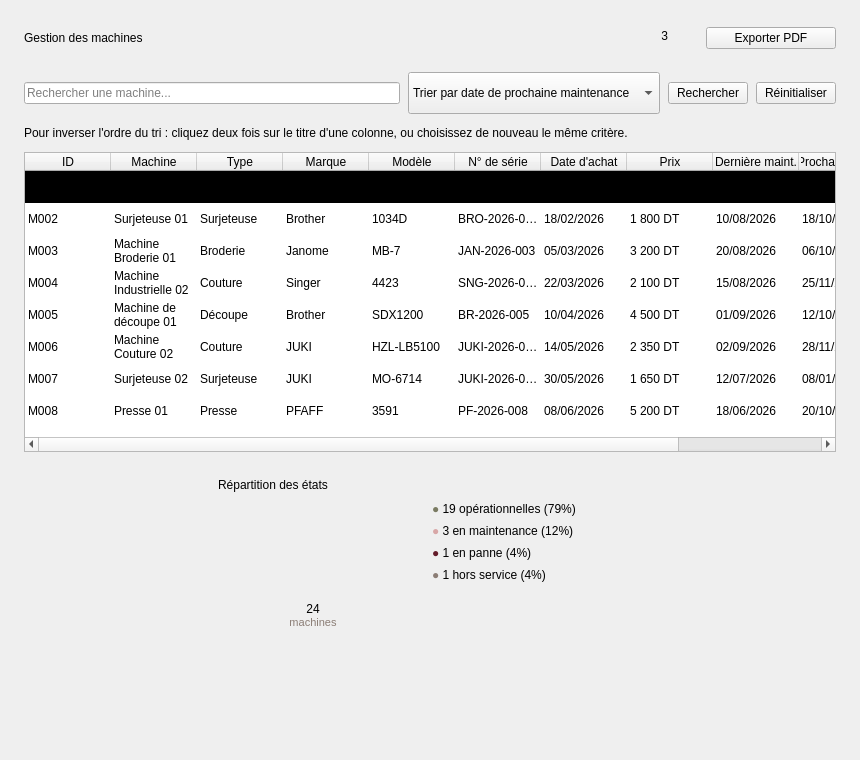
      <widget class="QWidget" name="scrollAreaWidgetContents">
       <property name="minimumSize">
        <size>
         <width>860</width>
         <height>0</height>
        </size>
       </property>
       <layout class="QVBoxLayout" name="layoutContenu">
        <property name="spacing">
         <number>12</number>
        </property>
        <property name="leftMargin">
         <number>24</number>
        </property>
        <property name="topMargin">
         <number>16</number>
        </property>
        <property name="rightMargin">
         <number>24</number>
        </property>
        <property name="bottomMargin">
         <number>16</number>
        </property>
        <item>
         <layout class="QHBoxLayout" name="layoutHeader">
          <property name="spacing">
           <number>12</number>
          </property>
          <item>
           <widget class="QLabel" name="labelTitre">
            <property name="text">
             <string>Gestion des machines</string>
            </property>
            <property name="role" stdset="0">
             <cstring>h1</cstring>
            </property>
           </widget>
          </item>
          <item>
           <spacer name="spacerHeader">
            <property name="orientation">
             <enum>Qt::Horizontal</enum>
            </property>
            <property name="sizeHint">
             <size>
              <width>40</width>
              <height>0</height>
             </size>
            </property>
            <property name="sizeType">
             <enum>QSizePolicy::Expanding</enum>
            </property>
           </spacer>
          </item>
          <item>
           <widget class="QFrame" name="frameNotif">
            <property name="minimumSize">
             <size>
              <width>44</width>
              <height>44</height>
             </size>
            </property>
            <property name="maximumSize">
             <size>
              <width>44</width>
              <height>44</height>
             </size>
            </property>
            <property name="frameShape">
             <enum>QFrame::NoFrame</enum>
            </property>
            <layout class="QGridLayout" name="gridNotif">
             <property name="leftMargin">
              <number>0</number>
             </property>
             <property name="topMargin">
              <number>0</number>
             </property>
             <property name="rightMargin">
              <number>0</number>
             </property>
             <property name="bottomMargin">
              <number>0</number>
             </property>
             <property name="spacing">
              <number>0</number>
             </property>
             <item row="0" column="0">
              <widget class="QToolButton" name="btnNotifications">
               <property name="minimumSize">
                <size>
                 <width>44</width>
                 <height>44</height>
                </size>
               </property>
               <property name="maximumSize">
                <size>
                 <width>44</width>
                 <height>44</height>
                </size>
               </property>
               <property name="cursor">
                <cursorShape>PointingHandCursor</cursorShape>
               </property>
               <property name="text">
                <string/>
               </property>
               <property name="icon">
                <iconset resource="resources.qrc">
                 <normaloff>:/images/icons/bell.png</normaloff>:/images/icons/bell.png</iconset>
               </property>
               <property name="iconSize">
                <size>
                 <width>22</width>
                 <height>22</height>
                </size>
               </property>
               <property name="autoRaise">
                <bool>true</bool>
               </property>
              </widget>
             </item>
             <item row="0" column="0">
              <widget class="QLabel" name="labelBadge">
               <property name="minimumSize">
                <size>
                 <width>18</width>
                 <height>18</height>
                </size>
               </property>
               <property name="maximumSize">
                <size>
                 <width>18</width>
                 <height>18</height>
                </size>
               </property>
               <property name="text">
                <string>3</string>
               </property>
               <property name="alignment">
                <set>Qt::AlignRight|Qt::AlignTop</set>
               </property>
               <property name="role" stdset="0">
                <cstring>badge</cstring>
               </property>
              </widget>
             </item>
            </layout>
           </widget>
          </item>
          <item>
           <widget class="QPushButton" name="btnExportPdf">
            <property name="sizePolicy">
             <sizepolicy hsizetype="Minimum" vsizetype="Fixed">
              <horstretch>0</horstretch>
              <verstretch>0</verstretch>
             </sizepolicy>
            </property>
            <property name="minimumSize">
             <size>
              <width>130</width>
              <height>0</height>
             </size>
            </property>
            <property name="cursor">
             <cursorShape>PointingHandCursor</cursorShape>
            </property>
            <property name="text">
             <string>Exporter PDF</string>
            </property>
            <property name="role" stdset="0">
             <cstring>principal</cstring>
            </property>
           </widget>
          </item>
         </layout>
        </item>
        <item>
         <layout class="QHBoxLayout" name="searchLayout">
          <property name="spacing">
           <number>8</number>
          </property>
          <property name="leftMargin">
           <number>0</number>
          </property>
          <property name="topMargin">
           <number>0</number>
          </property>
          <property name="rightMargin">
           <number>0</number>
          </property>
          <property name="bottomMargin">
           <number>0</number>
          </property>
          <item>
           <widget class="QLineEdit" name="lineEditRecherche">
            <property name="placeholderText">
             <string>Rechercher une machine...</string>
            </property>
           </widget>
          </item>
          <item>
           <widget class="QComboBox" name="comboTri">
            <property name="minimumSize">
             <size>
              <width>200</width>
              <height>42</height>
             </size>
            </property>
            <property name="cursor">
             <cursorShape>PointingHandCursor</cursorShape>
            </property>
            <item>
             <property name="text">
              <string>Trier par date de prochaine maintenance</string>
             </property>
            </item>
            <item>
             <property name="text">
              <string>Trier par identifiant (ID)</string>
             </property>
            </item>
            <item>
             <property name="text">
              <string>Trier par nom de machine</string>
             </property>
            </item>
            <item>
             <property name="text">
              <string>Trier par état</string>
             </property>
            </item>
           </widget>
          </item>
          <item>
           <widget class="QPushButton" name="btnRechercher">
            <property name="cursor">
             <cursorShape>PointingHandCursor</cursorShape>
            </property>
            <property name="text">
             <string>Rechercher</string>
            </property>
           </widget>
          </item>
          <item>
           <widget class="QPushButton" name="btnReinitialiser">
            <property name="cursor">
             <cursorShape>PointingHandCursor</cursorShape>
            </property>
            <property name="text">
             <string>Réinitialiser</string>
            </property>
           </widget>
          </item>
         </layout>
        </item>
        <item>
         <widget class="QLabel" name="labelAideTri">
          <property name="text">
           <string>Pour inverser l'ordre du tri : cliquez deux fois sur le titre d'une colonne, ou choisissez de nouveau le même critère.</string>
          </property>
         </widget>
        </item>
        <item>
         <widget class="QTableWidget" name="tableMachines">
           <property name="minimumSize">
            <size>
             <width>0</width>
             <height>300</height>
            </size>
           </property>
           <property name="maximumSize">
            <size>
             <width>16777215</width>
             <height>345</height>
            </size>
           </property>
          <property name="columnCount">
           <number>11</number>
          </property>
          <property name="rowCount">
           <number>8</number>
          </property>
          <property name="editTriggers">
           <set>QAbstractItemView::NoEditTriggers</set>
          </property>
          <property name="selectionBehavior">
           <enum>QAbstractItemView::SelectRows</enum>
          </property>
          <property name="selectionMode">
           <enum>QAbstractItemView::SingleSelection</enum>
          </property>
          <property name="showGrid">
           <bool>false</bool>
          </property>
          <property name="alternatingRowColors">
           <bool>false</bool>
          </property>
          <attribute name="verticalHeaderVisible">
           <bool>false</bool>
          </attribute>
          <attribute name="horizontalHeaderStretchLastSection">
           <bool>true</bool>
          </attribute>
          <attribute name="horizontalHeaderDefaultSectionSize">
           <number>86</number>
          </attribute>
          <attribute name="verticalHeaderDefaultSectionSize">
           <number>32</number>
          </attribute>
          <column>
           <property name="text">
            <string>ID</string>
           </property>
          </column>
          <column>
           <property name="text">
            <string>Machine</string>
           </property>
          </column>
          <column>
           <property name="text">
            <string>Type</string>
           </property>
          </column>
          <column>
           <property name="text">
            <string>Marque</string>
           </property>
          </column>
          <column>
           <property name="text">
            <string>Modèle</string>
           </property>
          </column>
          <column>
           <property name="text">
            <string>N° de série</string>
           </property>
          </column>
          <column>
           <property name="text">
            <string>Date d'achat</string>
           </property>
          </column>
          <column>
           <property name="text">
            <string>Prix</string>
           </property>
          </column>
          <column>
           <property name="text">
            <string>Dernière maint.</string>
           </property>
          </column>
          <column>
           <property name="text">
            <string>Prochaine maint.</string>
           </property>
          </column>
          <column>
           <property name="text">
            <string>État</string>
           </property>
          </column>
          <row>
           <property name="text">
            <string/>
           </property>
          </row>
          <row>
           <property name="text">
            <string/>
           </property>
          </row>
          <row>
           <property name="text">
            <string/>
           </property>
          </row>
          <row>
           <property name="text">
            <string/>
           </property>
          </row>
          <row>
           <property name="text">
            <string/>
           </property>
          </row>
          <row>
           <property name="text">
            <string/>
           </property>
          </row>
          <row>
           <property name="text">
            <string/>
           </property>
          </row>
          <row>
           <property name="text">
            <string/>
           </property>
          </row>
          <item row="0" column="0"><property name="text"><string>M001</string></property><property name="background"><brush brushstyle="SolidPattern"><color>#D8A7A7</color></brush></property></item>
          <item row="0" column="1"><property name="text"><string>Machine Couture 01</string></property><property name="background"><brush brushstyle="SolidPattern"><color>#D8A7A7</color></brush></property></item>
          <item row="0" column="2"><property name="text"><string>Couture</string></property><property name="background"><brush brushstyle="SolidPattern"><color>#D8A7A7</color></brush></property></item>
          <item row="0" column="3"><property name="text"><string>JUKI</string></property><property name="background"><brush brushstyle="SolidPattern"><color>#D8A7A7</color></brush></property></item>
          <item row="0" column="4"><property name="text"><string>DDL-8700</string></property><property name="background"><brush brushstyle="SolidPattern"><color>#D8A7A7</color></brush></property></item>
          <item row="0" column="5"><property name="text"><string>JUKI-2026-001</string></property><property name="background"><brush brushstyle="SolidPattern"><color>#D8A7A7</color></brush></property></item>
          <item row="0" column="6"><property name="text"><string>12/01/2026</string></property><property name="background"><brush brushstyle="SolidPattern"><color>#D8A7A7</color></brush></property></item>
          <item row="0" column="7"><property name="text"><string>2 500 DT</string></property><property name="background"><brush brushstyle="SolidPattern"><color>#D8A7A7</color></brush></property></item>
          <item row="0" column="8"><property name="text"><string>05/07/2026</string></property><property name="background"><brush brushstyle="SolidPattern"><color>#D8A7A7</color></brush></property></item>
          <item row="0" column="9"><property name="text"><string>12/10/2026</string></property><property name="background"><brush brushstyle="SolidPattern"><color>#D8A7A7</color></brush></property></item>
          <item row="0" column="10"><property name="text"><string>&lt;font color=&quot;#7A7B62&quot;&gt;●&lt;/font&gt; Opérationnelle</string></property><property name="background"><brush brushstyle="SolidPattern"><color>#D8A7A7</color></brush></property></item>
          <item row="1" column="0"><property name="text"><string>M002</string></property></item>
          <item row="1" column="1"><property name="text"><string>Surjeteuse 01</string></property></item>
          <item row="1" column="2"><property name="text"><string>Surjeteuse</string></property></item>
          <item row="1" column="3"><property name="text"><string>Brother</string></property></item>
          <item row="1" column="4"><property name="text"><string>1034D</string></property></item>
          <item row="1" column="5"><property name="text"><string>BRO-2026-002</string></property></item>
          <item row="1" column="6"><property name="text"><string>18/02/2026</string></property></item>
          <item row="1" column="7"><property name="text"><string>1 800 DT</string></property></item>
          <item row="1" column="8"><property name="text"><string>10/08/2026</string></property></item>
          <item row="1" column="9"><property name="text"><string>18/10/2026</string></property></item>
          <item row="1" column="10"><property name="text"><string>&lt;font color=&quot;#7A7B62&quot;&gt;●&lt;/font&gt; Opérationnelle</string></property></item>
          <item row="2" column="0"><property name="text"><string>M003</string></property></item>
          <item row="2" column="1"><property name="text"><string>Machine Broderie 01</string></property></item>
          <item row="2" column="2"><property name="text"><string>Broderie</string></property></item>
          <item row="2" column="3"><property name="text"><string>Janome</string></property></item>
          <item row="2" column="4"><property name="text"><string>MB-7</string></property></item>
          <item row="2" column="5"><property name="text"><string>JAN-2026-003</string></property></item>
          <item row="2" column="6"><property name="text"><string>05/03/2026</string></property></item>
          <item row="2" column="7"><property name="text"><string>3 200 DT</string></property></item>
          <item row="2" column="8"><property name="text"><string>20/08/2026</string></property></item>
          <item row="2" column="9"><property name="text"><string>06/10/2026</string></property></item>
          <item row="2" column="10"><property name="text"><string>&lt;font color=&quot;#8B7D75&quot;&gt;●&lt;/font&gt; Maintenance</string></property></item>
          <item row="3" column="0"><property name="text"><string>M004</string></property></item>
          <item row="3" column="1"><property name="text"><string>Machine Industrielle 02</string></property></item>
          <item row="3" column="2"><property name="text"><string>Couture</string></property></item>
          <item row="3" column="3"><property name="text"><string>Singer</string></property></item>
          <item row="3" column="4"><property name="text"><string>4423</string></property></item>
          <item row="3" column="5"><property name="text"><string>SNG-2026-004</string></property></item>
          <item row="3" column="6"><property name="text"><string>22/03/2026</string></property></item>
          <item row="3" column="7"><property name="text"><string>2 100 DT</string></property></item>
          <item row="3" column="8"><property name="text"><string>15/08/2026</string></property></item>
          <item row="3" column="9"><property name="text"><string>25/11/2026</string></property></item>
          <item row="3" column="10"><property name="text"><string>&lt;font color=&quot;#7A7B62&quot;&gt;●&lt;/font&gt; Opérationnelle</string></property></item>
          <item row="4" column="0"><property name="text"><string>M005</string></property></item>
          <item row="4" column="1"><property name="text"><string>Machine de découpe 01</string></property></item>
          <item row="4" column="2"><property name="text"><string>Découpe</string></property></item>
          <item row="4" column="3"><property name="text"><string>Brother</string></property></item>
          <item row="4" column="4"><property name="text"><string>SDX1200</string></property></item>
          <item row="4" column="5"><property name="text"><string>BR-2026-005</string></property></item>
          <item row="4" column="6"><property name="text"><string>10/04/2026</string></property></item>
          <item row="4" column="7"><property name="text"><string>4 500 DT</string></property></item>
          <item row="4" column="8"><property name="text"><string>01/09/2026</string></property></item>
          <item row="4" column="9"><property name="text"><string>12/10/2026</string></property></item>
          <item row="4" column="10"><property name="text"><string>&lt;font color=&quot;#641C2A&quot;&gt;●&lt;/font&gt; En panne</string></property></item>
          <item row="5" column="0"><property name="text"><string>M006</string></property></item>
          <item row="5" column="1"><property name="text"><string>Machine Couture 02</string></property></item>
          <item row="5" column="2"><property name="text"><string>Couture</string></property></item>
          <item row="5" column="3"><property name="text"><string>JUKI</string></property></item>
          <item row="5" column="4"><property name="text"><string>HZL-LB5100</string></property></item>
          <item row="5" column="5"><property name="text"><string>JUKI-2026-006</string></property></item>
          <item row="5" column="6"><property name="text"><string>14/05/2026</string></property></item>
          <item row="5" column="7"><property name="text"><string>2 350 DT</string></property></item>
          <item row="5" column="8"><property name="text"><string>02/09/2026</string></property></item>
          <item row="5" column="9"><property name="text"><string>28/11/2026</string></property></item>
          <item row="5" column="10"><property name="text"><string>&lt;font color=&quot;#7A7B62&quot;&gt;●&lt;/font&gt; Opérationnelle</string></property></item>
          <item row="6" column="0"><property name="text"><string>M007</string></property></item>
          <item row="6" column="1"><property name="text"><string>Surjeteuse 02</string></property></item>
          <item row="6" column="2"><property name="text"><string>Surjeteuse</string></property></item>
          <item row="6" column="3"><property name="text"><string>JUKI</string></property></item>
          <item row="6" column="4"><property name="text"><string>MO-6714</string></property></item>
          <item row="6" column="5"><property name="text"><string>JUKI-2026-007</string></property></item>
          <item row="6" column="6"><property name="text"><string>30/05/2026</string></property></item>
          <item row="6" column="7"><property name="text"><string>1 650 DT</string></property></item>
          <item row="6" column="8"><property name="text"><string>12/07/2026</string></property></item>
          <item row="6" column="9"><property name="text"><string>08/01/2027</string></property></item>
          <item row="6" column="10"><property name="text"><string>&lt;font color=&quot;#7A7B62&quot;&gt;●&lt;/font&gt; Opérationnelle</string></property></item>
          <item row="7" column="0"><property name="text"><string>M008</string></property></item>
          <item row="7" column="1"><property name="text"><string>Presse 01</string></property></item>
          <item row="7" column="2"><property name="text"><string>Presse</string></property></item>
          <item row="7" column="3"><property name="text"><string>PFAFF</string></property></item>
          <item row="7" column="4"><property name="text"><string>3591</string></property></item>
          <item row="7" column="5"><property name="text"><string>PF-2026-008</string></property></item>
          <item row="7" column="6"><property name="text"><string>08/06/2026</string></property></item>
          <item row="7" column="7"><property name="text"><string>5 200 DT</string></property></item>
          <item row="7" column="8"><property name="text"><string>18/06/2026</string></property></item>
          <item row="7" column="9"><property name="text"><string>20/10/2026</string></property></item>
          <item row="7" column="10"><property name="text"><string>&lt;font color=&quot;#641C2A&quot;&gt;●&lt;/font&gt; Hors service</string></property></item>
         </widget>
        </item>
        <item>
         <layout class="QHBoxLayout" name="layoutCharts">
          <property name="spacing">
           <number>16</number>
          </property>
            <item>
             <spacer name="spacerChartsGauche">
              <property name="orientation">
               <enum>Qt::Horizontal</enum>
              </property>
              <property name="sizeHint">
               <size>
                <width>0</width>
                <height>0</height>
               </size>
              </property>
              <property name="sizeType">
               <enum>QSizePolicy::Expanding</enum>
              </property>
             </spacer>
            </item>
          <item>
           <widget class="QFrame" name="frameDonut">
            <property name="role" stdset="0">
             <cstring>card</cstring>
            </property>
            <property name="minimumSize">
             <size>
              <width>460</width>
              <height>280</height>
             </size>
            </property>
            <layout class="QVBoxLayout" name="layoutDonut">
             <property name="spacing">
              <number>10</number>
             </property>
             <property name="leftMargin">
              <number>18</number>
             </property>
             <property name="topMargin">
              <number>14</number>
             </property>
             <property name="rightMargin">
              <number>18</number>
             </property>
             <property name="bottomMargin">
              <number>14</number>
             </property>
             <item>
              <widget class="QLabel" name="labelTitreDonut">
               <property name="text">
                <string>Répartition des états</string>
               </property>
               <property name="role" stdset="0">
                <cstring>h3</cstring>
               </property>
              </widget>
             </item>
             <item>
              <layout class="QHBoxLayout" name="layoutDonutCorps">
               <property name="spacing">
                <number>24</number>
               </property>
               <item>
                <layout class="QGridLayout" name="gridDonut">
                 <property name="leftMargin">
                  <number>0</number>
                 </property>
                 <property name="topMargin">
                  <number>0</number>
                 </property>
                 <property name="rightMargin">
                  <number>0</number>
                 </property>
                 <property name="bottomMargin">
                  <number>0</number>
                 </property>
                 <property name="spacing">
                  <number>0</number>
                 </property>
                 <item row="0" column="0">
                  <widget class="QLabel" name="labelDonutImage">
                   <property name="minimumSize">
                    <size>
                     <width>190</width>
                     <height>190</height>
                    </size>
                   </property>
                   <property name="maximumSize">
                    <size>
                     <width>190</width>
                     <height>190</height>
                    </size>
                   </property>
                   <property name="pixmap">
                    <pixmap resource="resources.qrc">:/images/donut.png</pixmap>
                   </property>
                   <property name="scaledContents">
                    <bool>true</bool>
                   </property>
                   <property name="alignment">
                    <set>Qt::AlignCenter</set>
                   </property>
                  </widget>
                 </item>
                 <item row="0" column="0">
                  <widget class="QLabel" name="labelDonutCentre">
                   <property name="text">
                    <string>24&lt;br/&gt;&lt;span style="font-size:11px; color:#8B7D75;"&gt;machines&lt;/span&gt;</string>
                   </property>
                   <property name="alignment">
                    <set>Qt::AlignCenter</set>
                   </property>
                   <property name="role" stdset="0">
                    <cstring>donutCentre</cstring>
                   </property>
                  </widget>
                 </item>
                </layout>
               </item>
               <item>
                <layout class="QVBoxLayout" name="layoutLegende">
                 <property name="spacing">
                  <number>8</number>
                 </property>
                 <item>
                  <widget class="QLabel" name="legendeOperationnelles">
                   <property name="text">
                    <string>&lt;font color="#7A7B62"&gt;●&lt;/font&gt;  19 opérationnelles (79%)</string>
                   </property>
                   <property name="alignment">
                    <set>Qt::AlignLeft|Qt::AlignVCenter</set>
                   </property>
                   <property name="role" stdset="0">
                    <cstring>legende</cstring>
                   </property>
                  </widget>
                 </item>
                 <item>
                  <widget class="QLabel" name="legendeMaintenance">
                   <property name="text">
                    <string>&lt;font color="#D8A7A7"&gt;●&lt;/font&gt;  3 en maintenance (12%)</string>
                   </property>
                   <property name="alignment">
                    <set>Qt::AlignLeft|Qt::AlignVCenter</set>
                   </property>
                   <property name="role" stdset="0">
                    <cstring>legende</cstring>
                   </property>
                  </widget>
                 </item>
                 <item>
                  <widget class="QLabel" name="legendePanne">
                   <property name="text">
                    <string>&lt;font color="#641C2A"&gt;●&lt;/font&gt;  1 en panne (4%)</string>
                   </property>
                   <property name="alignment">
                    <set>Qt::AlignLeft|Qt::AlignVCenter</set>
                   </property>
                   <property name="role" stdset="0">
                    <cstring>legende</cstring>
                   </property>
                  </widget>
                 </item>
                 <item>
                  <widget class="QLabel" name="legendeHorsService">
                   <property name="text">
                    <string>&lt;font color="#8B7D75"&gt;●&lt;/font&gt;  1 hors service (4%)</string>
                   </property>
                   <property name="alignment">
                    <set>Qt::AlignLeft|Qt::AlignVCenter</set>
                   </property>
                   <property name="role" stdset="0">
                    <cstring>legende</cstring>
                   </property>
                  </widget>
                 </item>
                 <item>
                  <spacer name="spacerLegende">
                   <property name="orientation">
                    <enum>Qt::Vertical</enum>
                   </property>
                   <property name="sizeHint">
                    <size>
                     <width>0</width>
                     <height>0</height>
                    </size>
                   </property>
                   <property name="sizeType">
                    <enum>QSizePolicy::Expanding</enum>
                   </property>
                  </spacer>
                 </item>
                </layout>
               </item>
              </layout>
             </item>
            </layout>
           </widget>
          </item>
            <item>
             <spacer name="spacerChartsDroite">
              <property name="orientation">
               <enum>Qt::Horizontal</enum>
              </property>
              <property name="sizeHint">
               <size>
                <width>0</width>
                <height>0</height>
               </size>
              </property>
              <property name="sizeType">
               <enum>QSizePolicy::Expanding</enum>
              </property>
             </spacer>
            </item>
         </layout>
        </item>
       </layout>
      </widget>
